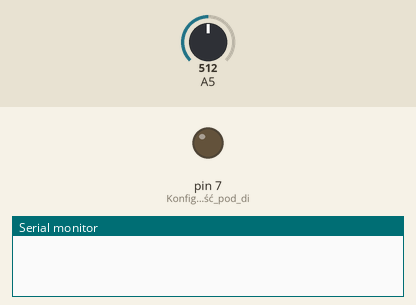
Recording of a sketch running on a simulated Arduino Uno, built with avr-gcc and run on an emulated ATmega328P. On the bench: output pins drawn as LEDs (lit = HIGH), the last lines printed to the serial monitor. The test bench sets the inputs (shaded band); at power-on: A5 = 512.

Above: at 1.2 s.
1.3 s: A5 set to 166
2.8 s: A5 set to 138
At 3.5 s:
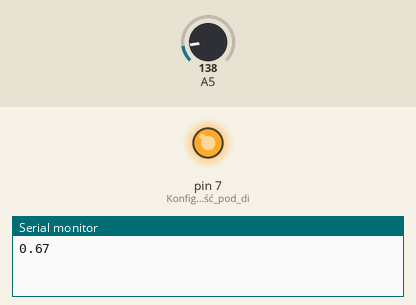
4.3 s: A5 set to 160
At 4.8 s:
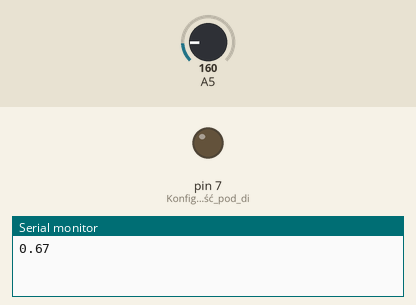
5.8 s: A5 set to 140
At 6.1 s:
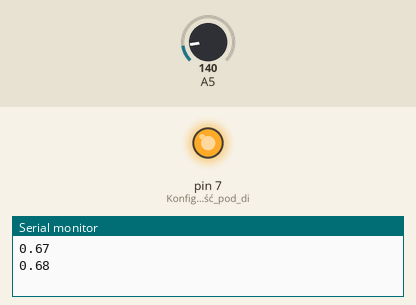
Timing chart, 0 to 8.3 s (numbered marks = the images above; inputs shaded):
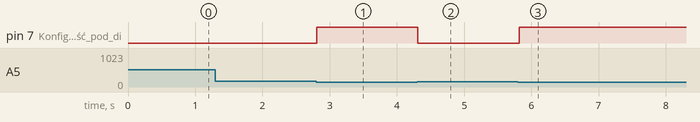

The sketch:

czujnik_swiatla.ino
```cpp
float napiecie = 0;
int odczyt = 0; //Zmienna do przechowywania odczytu ADC
boolean stan = false;

void setup() {
  Serial.begin(9600);
  pinMode(7, OUTPUT); //Konfiguracja wyjść pod diodę LED
}

void loop() {
  odczyt = analogRead(A5);//Odczytanie wartości z ADC
  napiecie = odczyt * (5.0/1023.0);
  if (odczyt < 150) {
     digitalWrite(7, HIGH);//Włączenie diody
       if (stan == false){
         Serial.println(napiecie);
         stan = true;
       }
  } else {
     digitalWrite(7, LOW);//Wyłączenie diody
     stan = false;
  }

  delay(50);
}
```

Measured:
- the behaviour switches between 150 and 149 on A5 (found by bisection; images 0 and 1)
- after the input at 1.3 s, every drawn part: stays the same
- after the input at 2.8 s, pin 7 (Konfiguracja_wyjść_pod_di): LOW → HIGH at once
- after the input at 4.3 s, pin 7 (Konfiguracja_wyjść_pod_di): HIGH → LOW at once
- after the input at 5.8 s, pin 7 (Konfiguracja_wyjść_pod_di): LOW → HIGH at once
